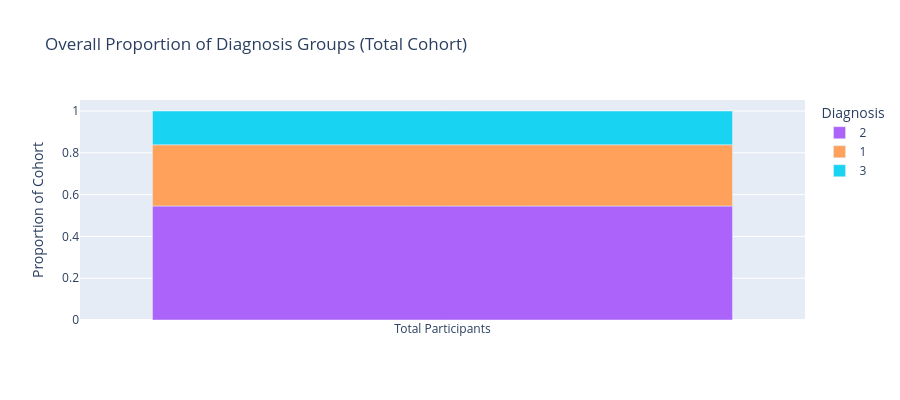
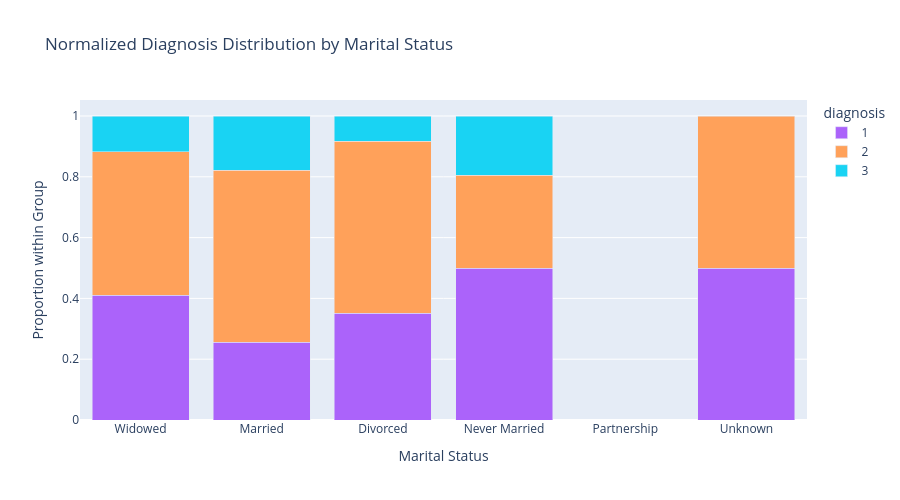

Notebook source saved alongside these figures, in order:
### Code cell
# Use unique participants to avoid over-representing those with many follow-up visits
plot_data = unique_participants_data.dropna(subset=['marital_status', 'diagnosis']).copy()

# Define categorical orders for consistency across plots
marital_order = ['Widowed', 'Married', 'Divorced', 'Never Married', 'Partnership', 'Unknown']
diagnosis_order = ['NL', 'MCI', 'AD']

# --- Plot 4: Overall Proportion of Diagnosis Groups ---
# Aggregating to see the percentage of the whole cohort in each group
overall_diag_counts = plot_data['diagnosis'].value_counts(normalize=True).reset_index(name='Proportion')
overall_diag_counts.columns = ['diagnosis', 'Proportion']
overall_diag_counts['Cohort'] = 'Total Participants' 

fig_prop_overall = px.bar(
    overall_diag_counts, 
    x='Cohort', 
    y='Proportion', 
    color='diagnosis', 
    category_orders={'diagnosis': diagnosis_order},
    title="Overall Proportion of Diagnosis Groups (Total Cohort)",
    labels={'Proportion': 'Proportion of Cohort', 'diagnosis': 'Diagnosis'},
    height=400
)
fig_prop_overall.update_xaxes(showgrid=False, ticklen=0, title_text="")
fig_prop_overall.show()

# --- Plot 5: Proportion of Diagnosis within each Marital Status ---
# This shows how the distribution of NL/MCI/AD looks for each marital category
marital_diag_counts = plot_data.groupby(['marital_status', 'diagnosis'], observed=True).size().reset_index(name='Count')

# Normalize the counts within each marital status (bars sum to 100%)
marital_diag_counts['Proportion'] = marital_diag_counts.groupby('marital_status')['Count'].transform(lambda x: x / x.sum())

fig_prop_marital = px.bar(
    marital_diag_counts, 
    x='marital_status', 
    y='Proportion',
    color='diagnosis', 
    title="Normalized Diagnosis Distribution by Marital Status",
    labels={'marital_status': 'Marital Status', 'Proportion': 'Proportion within Group'},
    category_orders={
        'marital_status': marital_order,
        'diagnosis': diagnosis_order
    },
    barmode='stack',
    height=500
)
fig_prop_marital.show()

### Figure 1 — Plotly figure (JSON) as saved in the notebook; plotly's stock layout.template omitted (floating-point values rounded to 4 significant figures)
{"data": [{"hovertemplate": "Diagnosis=2<br>Cohort=%{x}<br>Proportion of Cohort=%{y}<extra></extra>", "legendgroup": "2", "marker": {"color": "#ab63fa", "pattern": {"shape": ""}}, "name": "2", "orientation": "v", "showlegend": true, "textposition": "auto", "type": "bar", "x": ["Total Participants"], "xaxis": "x", "y": [0.5455], "yaxis": "y"}, {"hovertemplate": "Diagnosis=1<br>Cohort=%{x}<br>Proportion of Cohort=%{y}<extra></extra>", "legendgroup": "1", "marker": {"color": "#FFA15A", "pattern": {"shape": ""}}, "name": "1", "orientation": "v", "showlegend": true, "textposition": "auto", "type": "bar", "x": ["Total Participants"], "xaxis": "x", "y": [0.2928], "yaxis": "y"}, {"hovertemplate": "Diagnosis=3<br>Cohort=%{x}<br>Proportion of Cohort=%{y}<extra></extra>", "legendgroup": "3", "marker": {"color": "#19d3f3", "pattern": {"shape": ""}}, "name": "3", "orientation": "v", "showlegend": true, "textposition": "auto", "type": "bar", "x": ["Total Participants"], "xaxis": "x", "y": [0.1617], "yaxis": "y"}], "layout": {"barmode": "relative", "height": 400, "legend": {"title": {"text": "Diagnosis"}, "tracegroupgap": 0}, "title": {"text": "Overall Proportion of Diagnosis Groups (Total Cohort)"}, "xaxis": {"anchor": "y", "domain": [0, 1], "showgrid": false, "ticklen": 0, "title": {"text": ""}}, "yaxis": {"anchor": "x", "domain": [0, 1], "title": {"text": "Proportion of Cohort"}}}}

### Figure 2 — Plotly figure (JSON) as saved in the notebook; plotly's stock layout.template omitted (floating-point values rounded to 4 significant figures)
{"data": [{"hovertemplate": "diagnosis=1<br>Marital Status=%{x}<br>Proportion within Group=%{y}<extra></extra>", "legendgroup": "1", "marker": {"color": "#ab63fa", "pattern": {"shape": ""}}, "name": "1", "orientation": "v", "showlegend": true, "textposition": "auto", "type": "bar", "x": ["Divorced", "Married", "Never Married", "Unknown", "Widowed"], "xaxis": "x", "y": [0.3519, 0.2558, 0.5, 0.5, 0.4101], "yaxis": "y"}, {"hovertemplate": "diagnosis=2<br>Marital Status=%{x}<br>Proportion within Group=%{y}<extra></extra>", "legendgroup": "2", "marker": {"color": "#FFA15A", "pattern": {"shape": ""}}, "name": "2", "orientation": "v", "showlegend": true, "textposition": "auto", "type": "bar", "x": ["Divorced", "Married", "Never Married", "Unknown", "Widowed"], "xaxis": "x", "y": [0.5648, 0.5663, 0.3056, 0.5, 0.4719], "yaxis": "y"}, {"hovertemplate": "diagnosis=3<br>Marital Status=%{x}<br>Proportion within Group=%{y}<extra></extra>", "legendgroup": "3", "marker": {"color": "#19d3f3", "pattern": {"shape": ""}}, "name": "3", "orientation": "v", "showlegend": true, "textposition": "auto", "type": "bar", "x": ["Divorced", "Married", "Never Married", "Widowed"], "xaxis": "x", "y": [0.08333, 0.1779, 0.1944, 0.118], "yaxis": "y"}], "layout": {"barmode": "stack", "height": 500, "legend": {"title": {"text": "diagnosis"}, "tracegroupgap": 0}, "title": {"text": "Normalized Diagnosis Distribution by Marital Status"}, "xaxis": {"anchor": "y", "categoryarray": ["Widowed", "Married", "Divorced", "Never Married", "Partnership", "Unknown"], "categoryorder": "array", "domain": [0, 1], "title": {"text": "Marital Status"}}, "yaxis": {"anchor": "x", "domain": [0, 1], "title": {"text": "Proportion within Group"}}}}
